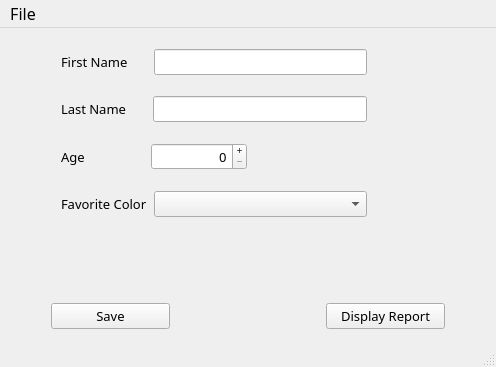
<?xml version="1.0" encoding="UTF-8"?>
<ui version="4.0">
 <class>MainWindow</class>
 <widget class="QMainWindow" name="MainWindow">
  <property name="geometry">
   <rect>
    <x>0</x>
    <y>0</y>
    <width>496</width>
    <height>354</height>
   </rect>
  </property>
  <property name="sizePolicy">
   <sizepolicy hsizetype="Expanding" vsizetype="Expanding">
    <horstretch>0</horstretch>
    <verstretch>0</verstretch>
   </sizepolicy>
  </property>
  <property name="windowTitle">
   <string>Survey Says</string>
  </property>
  <property name="unifiedTitleAndToolBarOnMac">
   <bool>true</bool>
  </property>
  <widget class="QWidget" name="centralWidget">
   <layout class="QGridLayout" name="gridLayout">
    <item row="4" column="0">
     <spacer name="verticalSpacer_3">
      <property name="orientation">
       <enum>Qt::Vertical</enum>
      </property>
      <property name="sizeType">
       <enum>QSizePolicy::Fixed</enum>
      </property>
      <property name="sizeHint" stdset="0">
       <size>
        <width>20</width>
        <height>15</height>
       </size>
      </property>
     </spacer>
    </item>
    <item row="2" column="0">
     <spacer name="verticalSpacer_2">
      <property name="orientation">
       <enum>Qt::Vertical</enum>
      </property>
      <property name="sizeType">
       <enum>QSizePolicy::Fixed</enum>
      </property>
      <property name="sizeHint" stdset="0">
       <size>
        <width>20</width>
        <height>15</height>
       </size>
      </property>
     </spacer>
    </item>
    <item row="8" column="0">
     <spacer name="verticalSpacer">
      <property name="orientation">
       <enum>Qt::Vertical</enum>
      </property>
      <property name="sizeType">
       <enum>QSizePolicy::Fixed</enum>
      </property>
      <property name="sizeHint" stdset="0">
       <size>
        <width>20</width>
        <height>80</height>
       </size>
      </property>
     </spacer>
    </item>
    <item row="0" column="0">
     <spacer name="verticalSpacer_5">
      <property name="orientation">
       <enum>Qt::Vertical</enum>
      </property>
      <property name="sizeType">
       <enum>QSizePolicy::Fixed</enum>
      </property>
      <property name="sizeHint" stdset="0">
       <size>
        <width>20</width>
        <height>10</height>
       </size>
      </property>
     </spacer>
    </item>
    <item row="6" column="0">
     <spacer name="verticalSpacer_4">
      <property name="orientation">
       <enum>Qt::Vertical</enum>
      </property>
      <property name="sizeType">
       <enum>QSizePolicy::Fixed</enum>
      </property>
      <property name="sizeHint" stdset="0">
       <size>
        <width>20</width>
        <height>15</height>
       </size>
      </property>
     </spacer>
    </item>
    <item row="7" column="1">
     <spacer name="horizontalSpacer_6">
      <property name="orientation">
       <enum>Qt::Horizontal</enum>
      </property>
      <property name="sizeType">
       <enum>QSizePolicy::Maximum</enum>
      </property>
      <property name="sizeHint" stdset="0">
       <size>
        <width>40</width>
        <height>20</height>
       </size>
      </property>
     </spacer>
    </item>
    <item row="5" column="1">
     <spacer name="horizontalSpacer_5">
      <property name="orientation">
       <enum>Qt::Horizontal</enum>
      </property>
      <property name="sizeType">
       <enum>QSizePolicy::Maximum</enum>
      </property>
      <property name="sizeHint" stdset="0">
       <size>
        <width>40</width>
        <height>20</height>
       </size>
      </property>
     </spacer>
    </item>
    <item row="1" column="1">
     <spacer name="horizontalSpacer_3">
      <property name="orientation">
       <enum>Qt::Horizontal</enum>
      </property>
      <property name="sizeType">
       <enum>QSizePolicy::Maximum</enum>
      </property>
      <property name="sizeHint" stdset="0">
       <size>
        <width>40</width>
        <height>20</height>
       </size>
      </property>
     </spacer>
    </item>
    <item row="3" column="1">
     <spacer name="horizontalSpacer_4">
      <property name="orientation">
       <enum>Qt::Horizontal</enum>
      </property>
      <property name="sizeType">
       <enum>QSizePolicy::Maximum</enum>
      </property>
      <property name="sizeHint" stdset="0">
       <size>
        <width>40</width>
        <height>20</height>
       </size>
      </property>
     </spacer>
    </item>
    <item row="9" column="0" colspan="4">
     <layout class="QHBoxLayout" name="horizontalLayout_5">
      <item>
       <spacer name="horizontalSpacer_15">
        <property name="orientation">
         <enum>Qt::Horizontal</enum>
        </property>
        <property name="sizeType">
         <enum>QSizePolicy::Fixed</enum>
        </property>
        <property name="sizeHint" stdset="0">
         <size>
          <width>40</width>
          <height>20</height>
         </size>
        </property>
       </spacer>
      </item>
      <item>
       <widget class="QPushButton" name="pushButtonSave">
        <property name="sizePolicy">
         <sizepolicy hsizetype="Expanding" vsizetype="Expanding">
          <horstretch>0</horstretch>
          <verstretch>0</verstretch>
         </sizepolicy>
        </property>
        <property name="font">
         <font>
          <family>Shruti</family>
          <pointsize>10</pointsize>
         </font>
        </property>
        <property name="text">
         <string>Save</string>
        </property>
       </widget>
      </item>
      <item>
       <spacer name="horizontalSpacer">
        <property name="orientation">
         <enum>Qt::Horizontal</enum>
        </property>
        <property name="sizeType">
         <enum>QSizePolicy::Fixed</enum>
        </property>
        <property name="sizeHint" stdset="0">
         <size>
          <width>150</width>
          <height>20</height>
         </size>
        </property>
       </spacer>
      </item>
      <item>
       <widget class="QPushButton" name="pushButtonDisplayReport">
        <property name="sizePolicy">
         <sizepolicy hsizetype="Expanding" vsizetype="Expanding">
          <horstretch>0</horstretch>
          <verstretch>0</verstretch>
         </sizepolicy>
        </property>
        <property name="font">
         <font>
          <family>Shruti</family>
          <pointsize>10</pointsize>
         </font>
        </property>
        <property name="text">
         <string>Display Report</string>
        </property>
        <property name="flat">
         <bool>false</bool>
        </property>
       </widget>
      </item>
      <item>
       <spacer name="horizontalSpacer_14">
        <property name="orientation">
         <enum>Qt::Horizontal</enum>
        </property>
        <property name="sizeType">
         <enum>QSizePolicy::Fixed</enum>
        </property>
        <property name="sizeHint" stdset="0">
         <size>
          <width>40</width>
          <height>20</height>
         </size>
        </property>
       </spacer>
      </item>
     </layout>
    </item>
    <item row="5" column="0">
     <layout class="QHBoxLayout" name="horizontalLayout_3">
      <item>
       <spacer name="horizontalSpacer_18">
        <property name="orientation">
         <enum>Qt::Horizontal</enum>
        </property>
        <property name="sizeType">
         <enum>QSizePolicy::Fixed</enum>
        </property>
        <property name="sizeHint" stdset="0">
         <size>
          <width>50</width>
          <height>20</height>
         </size>
        </property>
       </spacer>
      </item>
      <item>
       <widget class="QLabel" name="ageLabel">
        <property name="sizePolicy">
         <sizepolicy hsizetype="Preferred" vsizetype="Preferred">
          <horstretch>0</horstretch>
          <verstretch>0</verstretch>
         </sizepolicy>
        </property>
        <property name="font">
         <font>
          <family>Shruti</family>
          <pointsize>10</pointsize>
         </font>
        </property>
        <property name="text">
         <string>Age</string>
        </property>
       </widget>
      </item>
      <item>
       <spacer name="horizontalSpacer_10">
        <property name="orientation">
         <enum>Qt::Horizontal</enum>
        </property>
        <property name="sizeType">
         <enum>QSizePolicy::Fixed</enum>
        </property>
        <property name="sizeHint" stdset="0">
         <size>
          <width>60</width>
          <height>20</height>
         </size>
        </property>
       </spacer>
      </item>
      <item>
       <widget class="QSpinBox" name="ageSpinBox">
        <property name="sizePolicy">
         <sizepolicy hsizetype="Expanding" vsizetype="Expanding">
          <horstretch>0</horstretch>
          <verstretch>0</verstretch>
         </sizepolicy>
        </property>
        <property name="minimumSize">
         <size>
          <width>50</width>
          <height>0</height>
         </size>
        </property>
        <property name="font">
         <font>
          <family>Shruti</family>
          <pointsize>10</pointsize>
         </font>
        </property>
        <property name="alignment">
         <set>Qt::AlignRight|Qt::AlignTrailing|Qt::AlignVCenter</set>
        </property>
        <property name="buttonSymbols">
         <enum>QAbstractSpinBox::PlusMinus</enum>
        </property>
        <property name="showGroupSeparator" stdset="0">
         <bool>false</bool>
        </property>
        <property name="suffix">
         <string/>
        </property>
       </widget>
      </item>
      <item>
       <spacer name="horizontalSpacer_8">
        <property name="orientation">
         <enum>Qt::Horizontal</enum>
        </property>
        <property name="sizeType">
         <enum>QSizePolicy::Fixed</enum>
        </property>
        <property name="sizeHint" stdset="0">
         <size>
          <width>180</width>
          <height>20</height>
         </size>
        </property>
       </spacer>
      </item>
     </layout>
    </item>
    <item row="3" column="0">
     <layout class="QHBoxLayout" name="horizontalLayout_2">
      <item>
       <spacer name="horizontalSpacer_17">
        <property name="orientation">
         <enum>Qt::Horizontal</enum>
        </property>
        <property name="sizeType">
         <enum>QSizePolicy::Fixed</enum>
        </property>
        <property name="sizeHint" stdset="0">
         <size>
          <width>50</width>
          <height>20</height>
         </size>
        </property>
       </spacer>
      </item>
      <item>
       <widget class="QLabel" name="lastNameLabel">
        <property name="font">
         <font>
          <family>Shruti</family>
          <pointsize>10</pointsize>
         </font>
        </property>
        <property name="text">
         <string>Last Name</string>
        </property>
       </widget>
      </item>
      <item>
       <spacer name="horizontalSpacer_7">
        <property name="orientation">
         <enum>Qt::Horizontal</enum>
        </property>
        <property name="sizeType">
         <enum>QSizePolicy::Fixed</enum>
        </property>
        <property name="sizeHint" stdset="0">
         <size>
          <width>21</width>
          <height>20</height>
         </size>
        </property>
       </spacer>
      </item>
      <item>
       <widget class="QLineEdit" name="lastNameEdit">
        <property name="sizePolicy">
         <sizepolicy hsizetype="Expanding" vsizetype="Expanding">
          <horstretch>0</horstretch>
          <verstretch>0</verstretch>
         </sizepolicy>
        </property>
        <property name="minimumSize">
         <size>
          <width>100</width>
          <height>0</height>
         </size>
        </property>
        <property name="baseSize">
         <size>
          <width>0</width>
          <height>0</height>
         </size>
        </property>
        <property name="font">
         <font>
          <family>Shruti</family>
          <pointsize>10</pointsize>
         </font>
        </property>
        <property name="alignment">
         <set>Qt::AlignLeading|Qt::AlignLeft|Qt::AlignTop</set>
        </property>
        <property name="clearButtonEnabled">
         <bool>false</bool>
        </property>
       </widget>
      </item>
      <item>
       <spacer name="horizontalSpacer_12">
        <property name="orientation">
         <enum>Qt::Horizontal</enum>
        </property>
        <property name="sizeType">
         <enum>QSizePolicy::Fixed</enum>
        </property>
        <property name="sizeHint" stdset="0">
         <size>
          <width>60</width>
          <height>20</height>
         </size>
        </property>
       </spacer>
      </item>
     </layout>
    </item>
    <item row="7" column="0">
     <layout class="QHBoxLayout" name="horizontalLayout_4">
      <item>
       <spacer name="horizontalSpacer_19">
        <property name="orientation">
         <enum>Qt::Horizontal</enum>
        </property>
        <property name="sizeType">
         <enum>QSizePolicy::Fixed</enum>
        </property>
        <property name="sizeHint" stdset="0">
         <size>
          <width>50</width>
          <height>20</height>
         </size>
        </property>
       </spacer>
      </item>
      <item>
       <widget class="QLabel" name="colorLabel">
        <property name="font">
         <font>
          <family>Shruti</family>
          <pointsize>10</pointsize>
         </font>
        </property>
        <property name="text">
         <string>Favorite Color</string>
        </property>
       </widget>
      </item>
      <item>
       <widget class="QComboBox" name="colorComboBox">
        <property name="sizePolicy">
         <sizepolicy hsizetype="Expanding" vsizetype="Expanding">
          <horstretch>0</horstretch>
          <verstretch>0</verstretch>
         </sizepolicy>
        </property>
        <property name="minimumSize">
         <size>
          <width>75</width>
          <height>0</height>
         </size>
        </property>
        <property name="font">
         <font>
          <family>Shruti</family>
          <pointsize>10</pointsize>
         </font>
        </property>
        <property name="currentText">
         <string/>
        </property>
       </widget>
      </item>
      <item>
       <spacer name="horizontalSpacer_9">
        <property name="orientation">
         <enum>Qt::Horizontal</enum>
        </property>
        <property name="sizeType">
         <enum>QSizePolicy::Fixed</enum>
        </property>
        <property name="sizeHint" stdset="0">
         <size>
          <width>60</width>
          <height>20</height>
         </size>
        </property>
       </spacer>
      </item>
     </layout>
    </item>
    <item row="1" column="0">
     <layout class="QHBoxLayout" name="horizontalLayout">
      <item>
       <spacer name="horizontalSpacer_16">
        <property name="orientation">
         <enum>Qt::Horizontal</enum>
        </property>
        <property name="sizeType">
         <enum>QSizePolicy::Fixed</enum>
        </property>
        <property name="sizeHint" stdset="0">
         <size>
          <width>50</width>
          <height>20</height>
         </size>
        </property>
       </spacer>
      </item>
      <item>
       <widget class="QLabel" name="firstNameLabel">
        <property name="sizePolicy">
         <sizepolicy hsizetype="Preferred" vsizetype="Preferred">
          <horstretch>0</horstretch>
          <verstretch>0</verstretch>
         </sizepolicy>
        </property>
        <property name="font">
         <font>
          <family>Shruti</family>
          <pointsize>10</pointsize>
         </font>
        </property>
        <property name="text">
         <string>First Name</string>
        </property>
       </widget>
      </item>
      <item>
       <spacer name="horizontalSpacer_2">
        <property name="orientation">
         <enum>Qt::Horizontal</enum>
        </property>
        <property name="sizeType">
         <enum>QSizePolicy::Fixed</enum>
        </property>
        <property name="sizeHint" stdset="0">
         <size>
          <width>20</width>
          <height>20</height>
         </size>
        </property>
       </spacer>
      </item>
      <item>
       <widget class="QLineEdit" name="firstNameEdit">
        <property name="sizePolicy">
         <sizepolicy hsizetype="Expanding" vsizetype="Expanding">
          <horstretch>0</horstretch>
          <verstretch>0</verstretch>
         </sizepolicy>
        </property>
        <property name="minimumSize">
         <size>
          <width>100</width>
          <height>0</height>
         </size>
        </property>
        <property name="font">
         <font>
          <family>Shruti</family>
          <pointsize>10</pointsize>
         </font>
        </property>
        <property name="alignment">
         <set>Qt::AlignLeading|Qt::AlignLeft|Qt::AlignTop</set>
        </property>
       </widget>
      </item>
      <item>
       <spacer name="horizontalSpacer_11">
        <property name="orientation">
         <enum>Qt::Horizontal</enum>
        </property>
        <property name="sizeType">
         <enum>QSizePolicy::Fixed</enum>
        </property>
        <property name="sizeHint" stdset="0">
         <size>
          <width>60</width>
          <height>20</height>
         </size>
        </property>
       </spacer>
      </item>
     </layout>
    </item>
    <item row="10" column="0">
     <spacer name="verticalSpacer_6">
      <property name="orientation">
       <enum>Qt::Vertical</enum>
      </property>
      <property name="sizeType">
       <enum>QSizePolicy::Fixed</enum>
      </property>
      <property name="sizeHint" stdset="0">
       <size>
        <width>20</width>
        <height>5</height>
       </size>
      </property>
     </spacer>
    </item>
   </layout>
  </widget>
  <widget class="QStatusBar" name="statusBar"/>
  <widget class="QMenuBar" name="menuBar">
   <property name="geometry">
    <rect>
     <x>0</x>
     <y>0</y>
     <width>496</width>
     <height>31</height>
    </rect>
   </property>
   <property name="font">
    <font>
     <family>Shruti</family>
     <pointsize>12</pointsize>
    </font>
   </property>
   <widget class="QMenu" name="menuFile">
    <property name="font">
     <font>
      <family>Shruti</family>
      <pointsize>12</pointsize>
     </font>
    </property>
    <property name="title">
     <string>File</string>
    </property>
    <addaction name="actionNew"/>
    <addaction name="actionAbout"/>
   </widget>
   <addaction name="menuFile"/>
  </widget>
  <action name="actionReadFile">
   <property name="text">
    <string>Read File</string>
   </property>
  </action>
  <action name="actionSaveFile">
   <property name="text">
    <string>Save File</string>
   </property>
  </action>
  <action name="actionAbout">
   <property name="text">
    <string>About</string>
   </property>
   <property name="font">
    <font>
     <family>Shruti</family>
     <pointsize>10</pointsize>
    </font>
   </property>
  </action>
  <action name="actionNew">
   <property name="text">
    <string>New</string>
   </property>
   <property name="font">
    <font>
     <family>Shruti</family>
     <pointsize>10</pointsize>
    </font>
   </property>
  </action>
 </widget>
 <layoutdefault spacing="6" margin="11"/>
 <tabstops>
  <tabstop>firstNameEdit</tabstop>
  <tabstop>lastNameEdit</tabstop>
  <tabstop>ageSpinBox</tabstop>
  <tabstop>colorComboBox</tabstop>
  <tabstop>pushButtonSave</tabstop>
  <tabstop>pushButtonDisplayReport</tabstop>
 </tabstops>
 <resources/>
 <connections/>
</ui>
